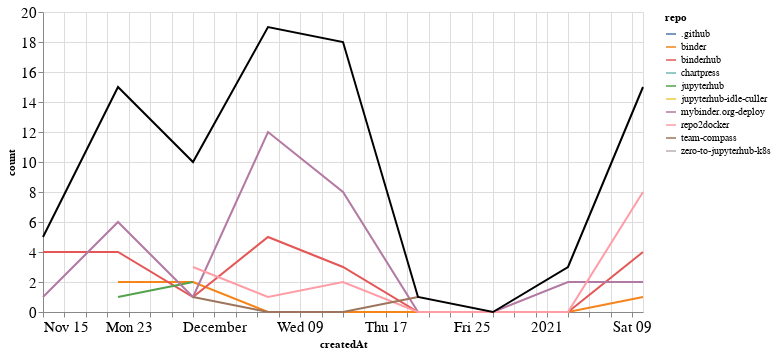

Source (notebook cell):
### Markdown cell above
### Comments

### Code cell
comments_time = comments.groupby('repo').resample('W', on='createdAt').count()['author'].reset_index()
comments_time = comments_time.rename(columns={'author': 'count'})
comments_time_total = comments_time.groupby('createdAt').agg({"count": "sum"}).reset_index()
ch1 = alt.Chart(comments_time, width=600).mark_line().encode(
    x='createdAt',
    y='count',
    color='repo',
    tooltip="repo"
)

ch2 = alt.Chart(comments_time_total, width=600).mark_line(color="black").encode(
    x='createdAt',
    y='count',
)

ch1 + ch2

### Figure 1 — Vega-Lite specification as saved in the notebook (floating-point values rounded to 4 significant figures)
{"config": {"axisLeft": {"labelFontSize": 15}, "axisBottom": {"labelFontSize": 15}}, "layer": [{"data": {"name": "data-a3656951fb96a87d02de4d52bb1c8716"}, "mark": "line", "encoding": {"color": {"type": "nominal", "field": "repo"}, "tooltip": {"type": "nominal", "field": "repo"}, "x": {"type": "temporal", "field": "createdAt"}, "y": {"type": "quantitative", "field": "count"}}, "width": 600}, {"data": {"name": "data-7171fe4fe764c4b94630ca7d6c0cad2e"}, "mark": {"type": "line", "color": "black"}, "encoding": {"x": {"type": "temporal", "field": "createdAt"}, "y": {"type": "quantitative", "field": "count"}}, "width": 600}], "$schema": "https://vega.github.io/schema/vega-lite/v4.8.1.json", "datasets": {"data-a3656951fb96a87d02de4d52bb1c8716": [{"repo": ".github", "createdAt": "2020-12-06T00:00:00", "count": 1}, {"repo": "binder", "createdAt": "2020-11-22T00:00:00", "count": 2}, {"repo": "binder", "createdAt": "2020-11-29T00:00:00", "count": 2}, {"repo": "binder", "createdAt": "2020-12-06T00:00:00", "count": 0}, {"repo": "binder", "createdAt": "2020-12-13T00:00:00", "count": 0}, {"repo": "binder", "createdAt": "2020-12-20T00:00:00", "count": 0}, {"repo": "binder", "createdAt": "2020-12-27T00:00:00", "count": 0}, {"repo": "binder", "createdAt": "2021-01-03T00:00:00", "count": 0}, {"repo": "binder", "createdAt": "2021-01-10T00:00:00", "count": 1}, {"repo": "binderhub", "createdAt": "2020-11-15T00:00:00", "count": 4}, {"repo": "binderhub", "createdAt": "2020-11-22T00:00:00", "count": 4}, {"repo": "binderhub", "createdAt": "2020-11-29T00:00:00", "count": 1}, {"repo": "binderhub", "createdAt": "2020-12-06T00:00:00", "count": 5}, {"repo": "binderhub", "createdAt": "2020-12-13T00:00:00", "count": 3}, {"repo": "binderhub", "createdAt": "2020-12-20T00:00:00", "count": 0}, {"repo": "binderhub", "createdAt": "2020-12-27T00:00:00", "count": 0}, {"repo": "binderhub", "createdAt": "2021-01-03T00:00:00", "count": 0}, {"repo": "binderhub", "createdAt": "2021-01-10T00:00:00", "count": 4}, {"repo": "chartpress", "createdAt": "2020-11-22T00:00:00", "count": 2}, {"repo": "jupyterhub", "createdAt": "2020-11-22T00:00:00", "count": 1}, {"repo": "jupyterhub", "createdAt": "2020-11-29T00:00:00", "count": 2}, {"repo": "jupyterhub-idle-culler", "createdAt": "2021-01-03T00:00:00", "count": 1}, {"repo": "mybinder.org-deploy", "createdAt": "2020-11-15T00:00:00", "count": 1}, {"repo": "mybinder.org-deploy", "createdAt": "2020-11-22T00:00:00", "count": 6}, {"repo": "mybinder.org-deploy", "createdAt": "2020-11-29T00:00:00", "count": 1}, {"repo": "mybinder.org-deploy", "createdAt": "2020-12-06T00:00:00", "count": 12}, {"repo": "mybinder.org-deploy", "createdAt": "2020-12-13T00:00:00", "count": 8}, {"repo": "mybinder.org-deploy", "createdAt": "2020-12-20T00:00:00", "count": 0}, {"repo": "mybinder.org-deploy", "createdAt": "2020-12-27T00:00:00", "count": 0}, {"repo": "mybinder.org-deploy", "createdAt": "2021-01-03T00:00:00", "count": 2}, {"repo": "mybinder.org-deploy", "createdAt": "2021-01-10T00:00:00", "count": 2}, {"repo": "repo2docker", "createdAt": "2020-11-29T00:00:00", "count": 3}, {"repo": "repo2docker", "createdAt": "2020-12-06T00:00:00", "count": 1}, {"repo": "repo2docker", "createdAt": "2020-12-13T00:00:00", "count": 2}, {"repo": "repo2docker", "createdAt": "2020-12-20T00:00:00", "count": 0}, {"repo": "repo2docker", "createdAt": "2020-12-27T00:00:00", "count": 0}, {"repo": "repo2docker", "createdAt": "2021-01-03T00:00:00", "count": 0}, {"repo": "repo2docker", "createdAt": "2021-01-10T00:00:00", "count": 8}, {"repo": "team-compass", "createdAt": "2020-11-29T00:00:00", "count": 1}, {"repo": "team-compass", "createdAt": "2020-12-06T00:00:00", "count": 0}, {"repo": "team-compass", "createdAt": "2020-12-13T00:00:00", "count": 0}, {"repo": "team-compass", "createdAt": "2020-12-20T00:00:00", "count": 1}, {"repo": "zero-to-jupyterhub-k8s", "createdAt": "2020-12-13T00:00:00", "count": 5}], "data-7171fe4fe764c4b94630ca7d6c0cad2e": [{"createdAt": "2020-11-15T00:00:00", "count": 5}, {"createdAt": "2020-11-22T00:00:00", "count": 15}, {"createdAt": "2020-11-29T00:00:00", "count": 10}, {"createdAt": "2020-12-06T00:00:00", "count": 19}, {"createdAt": "2020-12-13T00:00:00", "count": 18}, {"createdAt": "2020-12-20T00:00:00", "count": 1}, {"createdAt": "2020-12-27T00:00:00", "count": 0}, {"createdAt": "2021-01-03T00:00:00", "count": 3}, {"createdAt": "2021-01-10T00:00:00", "count": 15}]}}
